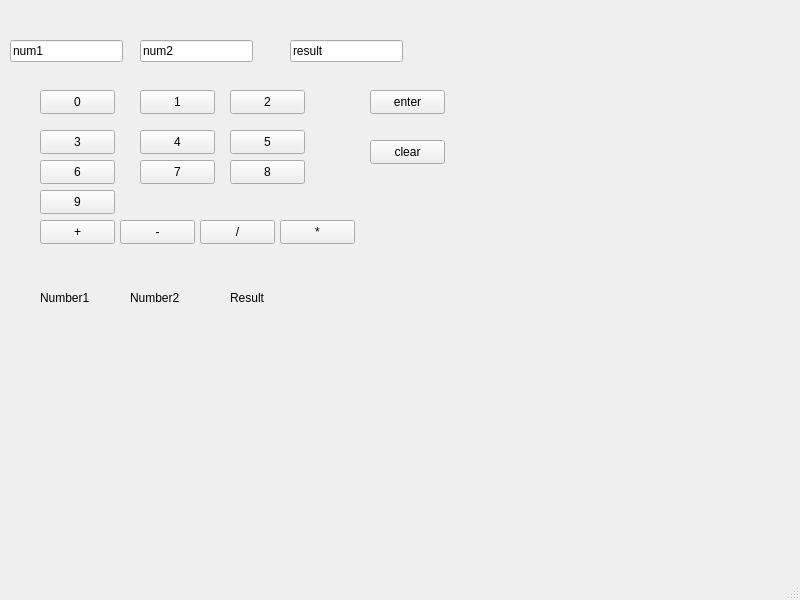
<?xml version="1.0" encoding="UTF-8"?>
<ui version="4.0">
 <class>Laskin</class>
 <widget class="QMainWindow" name="Laskin">
  <property name="geometry">
   <rect>
    <x>0</x>
    <y>0</y>
    <width>800</width>
    <height>600</height>
   </rect>
  </property>
  <property name="windowTitle">
   <string>MainWindow</string>
  </property>
  <widget class="QWidget" name="centralwidget">
   <widget class="QLineEdit" name="num1">
    <property name="geometry">
     <rect>
      <x>10</x>
      <y>40</y>
      <width>113</width>
      <height>22</height>
     </rect>
    </property>
    <property name="text">
     <string>num1</string>
    </property>
   </widget>
   <widget class="QLineEdit" name="num2">
    <property name="geometry">
     <rect>
      <x>140</x>
      <y>40</y>
      <width>113</width>
      <height>22</height>
     </rect>
    </property>
    <property name="text">
     <string>num2</string>
    </property>
   </widget>
   <widget class="QLineEdit" name="result">
    <property name="geometry">
     <rect>
      <x>290</x>
      <y>40</y>
      <width>113</width>
      <height>22</height>
     </rect>
    </property>
    <property name="text">
     <string>result</string>
    </property>
   </widget>
   <widget class="QPushButton" name="N0">
    <property name="geometry">
     <rect>
      <x>40</x>
      <y>90</y>
      <width>75</width>
      <height>24</height>
     </rect>
    </property>
    <property name="text">
     <string>0</string>
    </property>
   </widget>
   <widget class="QPushButton" name="N1">
    <property name="geometry">
     <rect>
      <x>140</x>
      <y>90</y>
      <width>75</width>
      <height>24</height>
     </rect>
    </property>
    <property name="text">
     <string>1</string>
    </property>
   </widget>
   <widget class="QPushButton" name="N2">
    <property name="geometry">
     <rect>
      <x>230</x>
      <y>90</y>
      <width>75</width>
      <height>24</height>
     </rect>
    </property>
    <property name="text">
     <string>2</string>
    </property>
   </widget>
   <widget class="QPushButton" name="N3">
    <property name="geometry">
     <rect>
      <x>40</x>
      <y>130</y>
      <width>75</width>
      <height>24</height>
     </rect>
    </property>
    <property name="text">
     <string>3</string>
    </property>
   </widget>
   <widget class="QPushButton" name="N4">
    <property name="geometry">
     <rect>
      <x>140</x>
      <y>130</y>
      <width>75</width>
      <height>24</height>
     </rect>
    </property>
    <property name="text">
     <string>4</string>
    </property>
   </widget>
   <widget class="QPushButton" name="N5">
    <property name="geometry">
     <rect>
      <x>230</x>
      <y>130</y>
      <width>75</width>
      <height>24</height>
     </rect>
    </property>
    <property name="text">
     <string>5</string>
    </property>
   </widget>
   <widget class="QPushButton" name="N6">
    <property name="geometry">
     <rect>
      <x>40</x>
      <y>160</y>
      <width>75</width>
      <height>24</height>
     </rect>
    </property>
    <property name="text">
     <string>6</string>
    </property>
   </widget>
   <widget class="QPushButton" name="N7">
    <property name="geometry">
     <rect>
      <x>140</x>
      <y>160</y>
      <width>75</width>
      <height>24</height>
     </rect>
    </property>
    <property name="text">
     <string>7</string>
    </property>
   </widget>
   <widget class="QPushButton" name="N8">
    <property name="geometry">
     <rect>
      <x>230</x>
      <y>160</y>
      <width>75</width>
      <height>24</height>
     </rect>
    </property>
    <property name="text">
     <string>8</string>
    </property>
   </widget>
   <widget class="QPushButton" name="add">
    <property name="geometry">
     <rect>
      <x>40</x>
      <y>220</y>
      <width>75</width>
      <height>24</height>
     </rect>
    </property>
    <property name="text">
     <string>+</string>
    </property>
   </widget>
   <widget class="QPushButton" name="sub">
    <property name="geometry">
     <rect>
      <x>120</x>
      <y>220</y>
      <width>75</width>
      <height>24</height>
     </rect>
    </property>
    <property name="text">
     <string>-</string>
    </property>
   </widget>
   <widget class="QPushButton" name="div">
    <property name="geometry">
     <rect>
      <x>200</x>
      <y>220</y>
      <width>75</width>
      <height>24</height>
     </rect>
    </property>
    <property name="text">
     <string>/</string>
    </property>
   </widget>
   <widget class="QPushButton" name="enter">
    <property name="geometry">
     <rect>
      <x>370</x>
      <y>90</y>
      <width>75</width>
      <height>24</height>
     </rect>
    </property>
    <property name="text">
     <string>enter</string>
    </property>
   </widget>
   <widget class="QPushButton" name="clear">
    <property name="geometry">
     <rect>
      <x>370</x>
      <y>140</y>
      <width>75</width>
      <height>24</height>
     </rect>
    </property>
    <property name="text">
     <string>clear</string>
    </property>
   </widget>
   <widget class="QPushButton" name="N9">
    <property name="geometry">
     <rect>
      <x>40</x>
      <y>190</y>
      <width>75</width>
      <height>24</height>
     </rect>
    </property>
    <property name="text">
     <string>9</string>
    </property>
   </widget>
   <widget class="QLabel" name="label">
    <property name="geometry">
     <rect>
      <x>40</x>
      <y>290</y>
      <width>49</width>
      <height>16</height>
     </rect>
    </property>
    <property name="text">
     <string>Number1</string>
    </property>
   </widget>
   <widget class="QLabel" name="label_2">
    <property name="geometry">
     <rect>
      <x>130</x>
      <y>290</y>
      <width>49</width>
      <height>16</height>
     </rect>
    </property>
    <property name="text">
     <string>Number2</string>
    </property>
   </widget>
   <widget class="QLabel" name="label_3">
    <property name="geometry">
     <rect>
      <x>230</x>
      <y>290</y>
      <width>49</width>
      <height>16</height>
     </rect>
    </property>
    <property name="text">
     <string>Result</string>
    </property>
   </widget>
   <widget class="QPushButton" name="mul">
    <property name="geometry">
     <rect>
      <x>280</x>
      <y>220</y>
      <width>75</width>
      <height>24</height>
     </rect>
    </property>
    <property name="text">
     <string>*</string>
    </property>
   </widget>
  </widget>
  <widget class="QMenuBar" name="menubar">
   <property name="geometry">
    <rect>
     <x>0</x>
     <y>0</y>
     <width>800</width>
     <height>22</height>
    </rect>
   </property>
  </widget>
  <widget class="QStatusBar" name="statusbar"/>
 </widget>
 <resources/>
 <connections/>
</ui>
